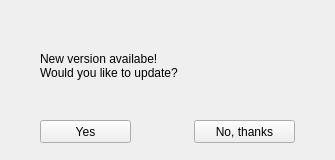
<?xml version="1.0" encoding="UTF-8"?>
<ui version="4.0">
 <class>MainWindow</class>
 <widget class="QMainWindow" name="MainWindow">
  <property name="geometry">
   <rect>
    <x>0</x>
    <y>0</y>
    <width>335</width>
    <height>160</height>
   </rect>
  </property>
  <property name="windowTitle">
   <string>MainWindow</string>
  </property>
  <widget class="QWidget" name="centralwidget">
   <widget class="QWidget" name="plane" native="true">
    <property name="geometry">
     <rect>
      <x>0</x>
      <y>0</y>
      <width>335</width>
      <height>160</height>
     </rect>
    </property>
    <property name="class" stdset="0">
     <string>plane</string>
    </property>
    <widget class="QPushButton" name="updateButton">
     <property name="geometry">
      <rect>
       <x>40</x>
       <y>120</y>
       <width>91</width>
       <height>23</height>
      </rect>
     </property>
     <property name="cursor">
      <cursorShape>PointingHandCursor</cursorShape>
     </property>
     <property name="text">
      <string>Yes</string>
     </property>
     <property name="class" stdset="0">
      <string>mainButton</string>
     </property>
    </widget>
    <widget class="QPushButton" name="refuseButton">
     <property name="geometry">
      <rect>
       <x>194</x>
       <y>120</y>
       <width>101</width>
       <height>23</height>
      </rect>
     </property>
     <property name="cursor">
      <cursorShape>PointingHandCursor</cursorShape>
     </property>
     <property name="text">
      <string>No, thanks</string>
     </property>
     <property name="class" stdset="0">
      <string>regularButton</string>
     </property>
    </widget>
    <widget class="QLabel" name="label">
     <property name="geometry">
      <rect>
       <x>40</x>
       <y>30</y>
       <width>251</width>
       <height>71</height>
      </rect>
     </property>
     <property name="text">
      <string>New version availabe!
Would you like to update?</string>
     </property>
     <property name="alignment">
      <set>Qt::AlignLeading|Qt::AlignLeft|Qt::AlignVCenter</set>
     </property>
     <property name="class" stdset="0">
      <string>regularText</string>
     </property>
    </widget>
   </widget>
  </widget>
 </widget>
 <resources/>
 <connections/>
</ui>
